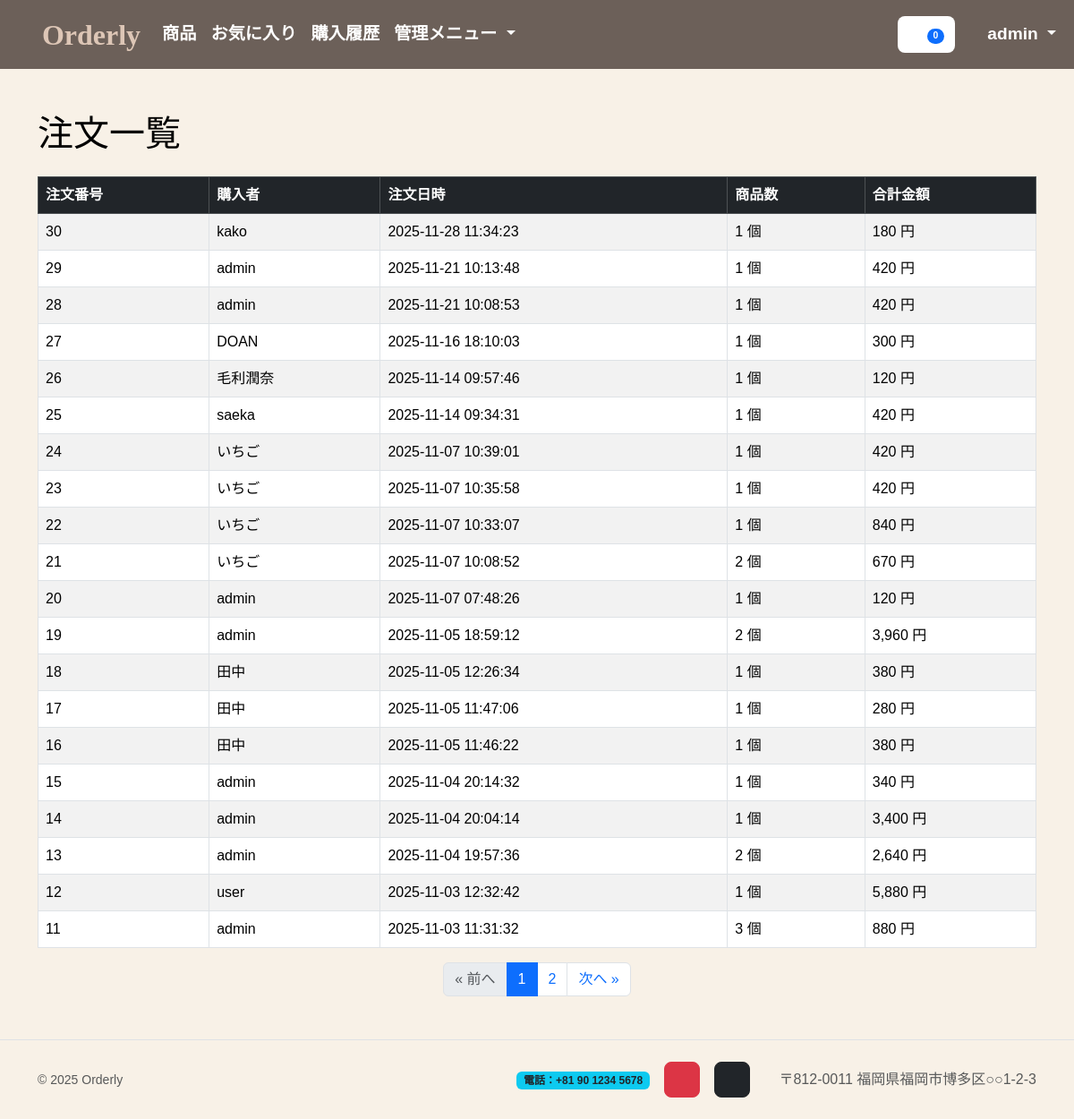
The app's page /sales-details.php (signed in), older data.
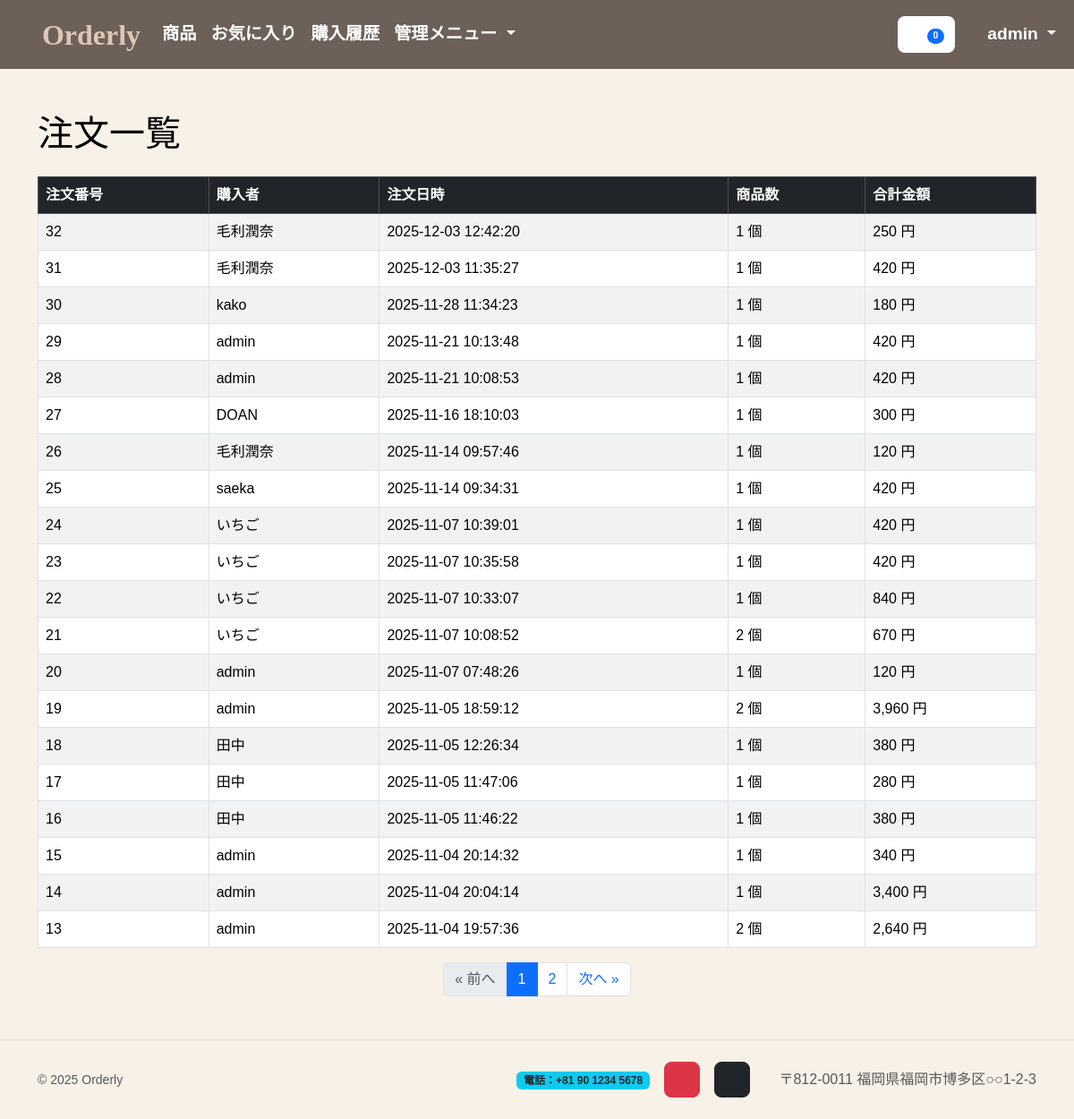
The same page, newer data.
### tables this page shows
CREATE TABLE `purchase` (
    `id` int NOT NULL,
    `customer_id` int NOT NULL,
    `created_at` datetime NOT NULL DEFAULT CURRENT_TIMESTAMP
);

CREATE TABLE `customer` (
    `id` int NOT NULL,
    `name` varchar(100) NOT NULL,
    `address` varchar(200) NOT NULL,
    `login` varchar(100) NOT NULL,
    `role` varchar(20) NOT NULL DEFAULT 'user',
    `password` varchar(255) NOT NULL,
    `created_at` datetime NOT NULL DEFAULT CURRENT_TIMESTAMP
);

### app.php (called while the page is built, shortened)
<?php
function e(string $s): string
{
    return htmlspecialchars($s, ENT_QUOTES, 'UTF-8');
}

### sales-details.php (the view, shortened to what this page needs)
<?php
require_once 'app.php';
require_once 'header.php';
$pdo = db();
$perPage = 20;
$page = isset($_GET['page']) ? max(1, (int)$_GET['page']) : 1;
$offset = ($page - 1) * $perPage;
$totalSql = "SELECT COUNT(*) FROM purchase";
$totalOrders = (int)$pdo->query($totalSql)->fetchColumn();
$totalPages = max(1, (int)ceil($totalOrders / $perPage));
$sql = "
SELECT
    p.id AS purchase_id,
    p.created_at,
    c.name AS customer_name,
    COUNT(pd.product_id) AS item_count,
    SUM(pd.count * pr.price) AS total_amount
FROM purchase p
JOIN customer c ON c.id = p.customer_id
JOIN purchase_detail pd ON p.id = pd.purchase_id
JOIN product pr ON pr.id = pd.product_id
GROUP BY p.id, p.created_at, c.name
ORDER BY p.id DESC
LIMIT :limit OFFSET :offset
";
$st = $pdo->prepare($sql);
$st->bindValue(':limit', $perPage, PDO::PARAM_INT);
$st->bindValue(':offset', $offset, PDO::PARAM_INT);
$st->execute();
$orders = $st->fetchAll();
?>
<div class="container mt-5">
    <h1 class="mb-4">注文一覧</h1>
    <table class="table table-bordered table-striped">
        <thead class="table-dark">
            <tr>
                <th>注文番号</th>
                <th>購入者</th>
                <th>注文日時</th>
                <th>商品数</th>
                <th>合計金額</th>
            </tr>
        </thead>
        <tbody>
            <?php foreach ($orders as $o): ?>
                <tr>
                    <td><?= e($o['purchase_id']) ?></td>
                    <td><?= e($o['customer_name']) ?></td>
                    <td><?= e($o['created_at']) ?></td>
                    <td><?= number_format($o['item_count']) ?> 個</td>
                    <td><?= number_format($o['total_amount']) ?> 円</td>
                </tr>
            <?php endforeach; ?>
        </tbody>
    </table>
    <nav>
        <ul class="pagination justify-content-center mt-3">
            <li class="page-item <?= $page <= 1 ? 'disabled' : '' ?>">
                <a class="page-link" href="?page=<?= $page - 1 ?>">« 前へ</a>
            </li>
            <?php for ($i = 1; $i <= $totalPages; $i++): ?>
                <li class="page-item <?= $i == $page ? 'active' : '' ?>">
                    <a class="page-link" href="?page=<?= $i ?>"><?= $i ?></a>
                </li>
            <?php endfor; ?>
            <li class="page-item <?= $page >= $totalPages ? 'disabled' : '' ?>">
                <a class="page-link" href="?page=<?= $page + 1 ?>">次へ »</a>
            </li>
        </ul>
    </nav>
</div>
<?php require_once 'footer.php'; ?>

Row changes from the older to the newer data that the page shows:
no longer on this page (row unchanged): purchase: id "12", customer.name "user", created_at "2025-11-03 12:32:42", item_count "1", total_amount "5,880"
no longer on this page (row unchanged): purchase: id "11", customer.name "admin", created_at "2025-11-03 11:31:32", item_count "3", total_amount "880"
added purchase: id "32", customer.name "毛利潤奈", created_at "2025-12-03 12:42:20", item_count "1", total_amount "250"
added purchase: id "31", customer.name "毛利潤奈", created_at "2025-12-03 11:35:27", item_count "1", total_amount "420"
